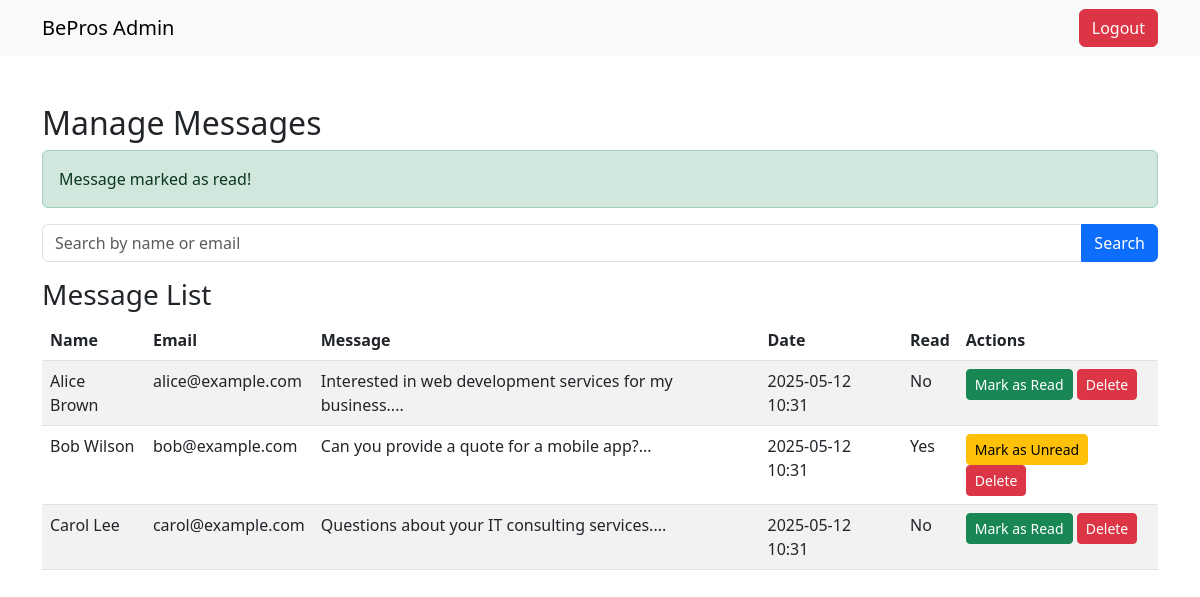
The app's page /admin/messages/manage.php?mark_read=1&status=1 (signed in) with its own data.
### tables this page shows
CREATE TABLE contacts (
    id INT AUTO_INCREMENT PRIMARY KEY,
    name VARCHAR(255) NOT NULL,
    email VARCHAR(255) NOT NULL,
    message TEXT NOT NULL,
    is_read BOOLEAN DEFAULT 0,
    created_at TIMESTAMP DEFAULT CURRENT_TIMESTAMP
);

### admin/messages/manage.php (the view, shortened to what this page needs)
<?php
require_once '../../config/db.php';
if (isset($_GET['mark_read'])) {
    $id = filter_var($_GET['mark_read'], FILTER_SANITIZE_NUMBER_INT);
    $is_read = isset($_GET['status']) && $_GET['status'] == '1' ? 1 : 0;
    try {
        $stmt = $pdo->prepare("UPDATE contacts SET is_read = ? WHERE id = ?");
        $stmt->execute([$is_read, $id]);
        $success = "Message marked as " . ($is_read ? "read" : "unread") . "!";
    } catch (PDOException $e) {
        $error = "Failed to update message: " . $e->getMessage();
    }
}
$search = isset($_GET['search']) ? filter_var($_GET['search'], FILTER_SANITIZE_STRING) : '';
try {
    if ($search) {
        $stmt = $pdo->prepare("SELECT * FROM contacts WHERE name LIKE ? OR email LIKE ? ORDER BY created_at DESC");
        $stmt->execute(["%$search%", "%$search%"]);
    } else {
        $stmt = $pdo->query("SELECT * FROM contacts ORDER BY created_at DESC");
    }
    $messages = $stmt->fetchAll(PDO::FETCH_ASSOC);
} catch (PDOException $e) {
    $error = "Failed to fetch messages: " . $e->getMessage();
}
?>
<!DOCTYPE html>
<html lang="en">
<head>
    <link href="https://cdn.jsdelivr.net/npm/bootstrap@5.3.0/dist/css/bootstrap.min.css" rel="stylesheet">
</head>
<body>
    <nav class="navbar navbar-expand-lg navbar-light bg-light">
        <div class="container">
            <a class="navbar-brand" href="../dashboard.php">BePros Admin</a>
            <div class="ms-auto">
                <a href="../logout.php" class="btn btn-danger">Logout</a>
            </div>
        </div>
    </nav>
    <div class="container mt-5">
        <h2>Manage Messages</h2>
        <?php if (isset($success)): ?>
            <div class="alert alert-success"><?php echo $success; ?></div>
        <?php endif; ?>
        <form method="GET" class="mb-3">
            <div class="input-group">
                <input type="text" class="form-control" name="search" placeholder="Search by name or email" value="<?php echo htmlspecialchars($search); ?>">
                <button type="submit" class="btn btn-primary">Search</button>
            </div>
        </form>
        <h3>Message List</h3>
        <table class="table table-striped">
            <thead>
                <tr>
                    <th>Name</th>
                    <th>Email</th>
                    <th>Message</th>
                    <th>Date</th>
                    <th>Read</th>
                    <th>Actions</th>
                </tr>
            </thead>
            <tbody>
                <?php if (empty($messages)): ?>
                    <tr><td colspan="6" class="text-center">No messages found.</td></tr>
                <?php else: ?>
                    <?php foreach ($messages as $message): ?>
                        <tr>
                            <td><?php echo htmlspecialchars($message['name']); ?></td>
                            <td><?php echo htmlspecialchars($message['email']); ?></td>
                            <td><?php echo substr(htmlspecialchars($message['message']), 0, 100); ?>...</td>
                            <td><?php echo date('Y-m-d H:i', strtotime($message['created_at'])); ?></td>
                            <td><?php echo $message['is_read'] ? 'Yes' : 'No'; ?></td>
                            <td>
                                <a href="?mark_read=<?php echo $message['id']; ?>&status=<?php echo $message['is_read'] ? 0 : 1; ?>" class="btn btn-<?php echo $message['is_read'] ? 'warning' : 'success'; ?> btn-sm">
                                    Mark as <?php echo $message['is_read'] ? 'Unread' : 'Read'; ?>
                                </a>
                                <a href="?delete=<?php echo $message['id']; ?>" class="btn btn-danger btn-sm" onclick="return confirm('Are you sure?')">Delete</a>
                            </td>
                        </tr>
                    <?php endforeach; ?>
                <?php endif; ?>
            </tbody>
        </table>
    </div>
</body>
</html>

### records on screen
contacts: name "Alice Brown", email "alice@example.com", message "Interested in web development services for my business.", created_at "2025-05-12 10:31", is_read "No"
contacts: name "Bob Wilson", email "bob@example.com", message "Can you provide a quote for a mobile app?", created_at "2025-05-12 10:31", is_read "Yes"
contacts: name "Carol Lee", email "carol@example.com", message "Questions about your IT consulting services.", created_at "2025-05-12 10:31", is_read "No"

### other values on screen
$success "Message marked as read!"
